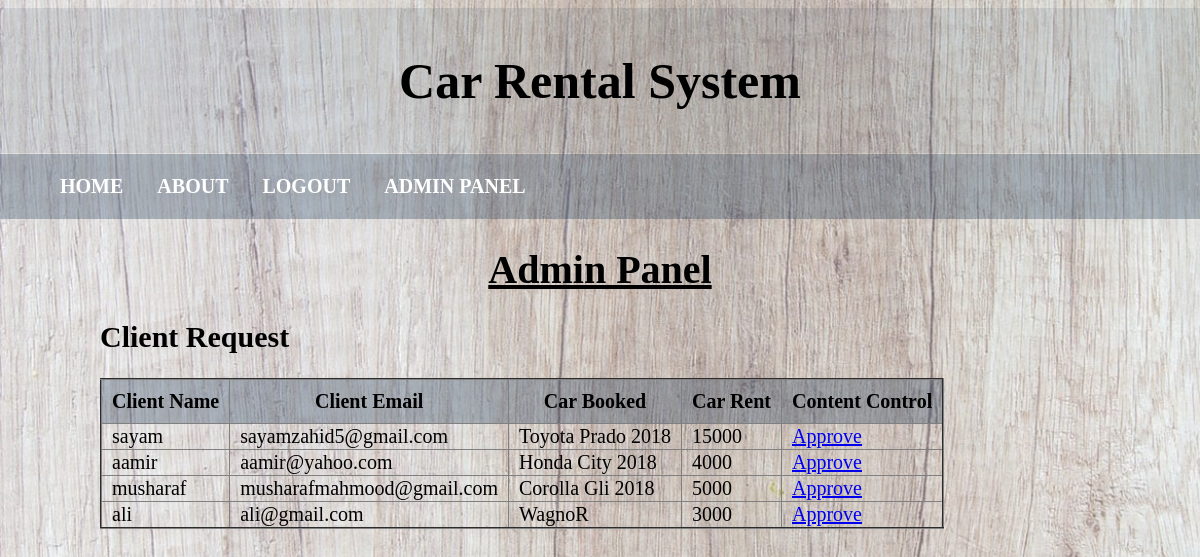
Page /project/project/admin-login/client_req.php on the committed database.
### tables this page shows
CREATE TABLE IF NOT EXISTS `user` (
  `id` int(11) NOT NULL AUTO_INCREMENT,
  `firstname` varchar(255) NOT NULL,
  `lastname` varchar(255) NOT NULL,
  `gender` varchar(255) NOT NULL,
  `email` varchar(255) NOT NULL,
  `password` varchar(255) NOT NULL,
  `status` varchar(255) DEFAULT NULL,
  `transaction_id` int(12) DEFAULT NULL,
  `car_id` int(11) DEFAULT NULL,
  PRIMARY KEY (`id`)
);

CREATE TABLE IF NOT EXISTS `cars` (
  `car_id` int(11) NOT NULL AUTO_INCREMENT,
  `car_name` varchar(255) NOT NULL,
  `car_type` varchar(255) NOT NULL,
  `image` text NOT NULL,
  `hire_cost` int(11) NOT NULL,
  `capacity` int(11) NOT NULL,
  `status` varchar(255) NOT NULL,
  PRIMARY KEY (`car_id`)
);

### project/project/admin-login/client_req.php (the view, shortened to what this page needs)
<!DOCTYPE html>
<html>
<head>
	<link rel="stylesheet" type="text/css" href="css/clientreq_style.css">
</head>
<body>
	<header>
		<h1 id="logo">Car Rental System</h1>
	</header>
	<nav>
	<ul>
		<li><a href="home.php"> HOME</a></li>
		<li><a href="aboutus.php"> ABOUT</a></li>
		<li><a href="admin_logout.php"> LOGOUT</a></li>
		<li><a href="admin_panel.php"> ADMIN PANEL</a></li>
	</ul>
</nav>
<main>
	<h1 id="ad1">Admin Panel</h1>
	<section id="sec">
		<h1 id="client">Client Request</h1>
		<table border="2">
							<tr>
								<th class="header">Client Name</th>
								<th class="header">Client Email</th>
								<th class="header">Car Booked</th>
								<th class="header">Car Rent</th>
								<th class="header">Content Control</th>
							</tr>
							<?php
								include 'connect.php';
								$select = "SELECT user.id,user.firstName,user.email,cars.car_name,cars.hire_cost FROM user JOIN cars ON  user.car_id=cars.car_id";
								$result = $conn->query($select);
								while($row = $result->fetch_assoc()){
							?>
							<tr>
								<td class="data"><?php echo $row['firstName'] ?></td>
								<td class="data"><?php echo $row['email'] ?></td>
								<td class="data"><?php echo $row['car_name'] ?></td>
								<td class="data"><?php echo $row['hire_cost'] ?></td>
								<td class="data"><a href="javascript:sureToApprove(<?php echo $row['id'];?>)" class="ico del">Approve</a></td>
							</tr>
							<?php
								}
							?>
						</table>
	</section>
</main>
</body>
</html>

### project/project/admin-login/css/clientreq_style.css (style rules this page uses)
#logo { font-size: 50px; text-align: center; }
body { margin-left: auto; margin-right: auto; background-image: url('images/wooden_bg.jpg'); background-size: cover; font-size: 15; }
header { background: rgba(28, 54, 85, 0.1); padding: 10px 20px; }
nav { background: rgba(28, 54, 85, 0.3); padding: 5px; margin-top: 1px; }
li a { color: white; text-decoration-line: none; }
li { display: inline; margin-left: 15px; margin-right: 15px; font-size: 20px; font-variant: small-caps; font-weight: bold; }
#ad1 { font-size: 40px; font-weight: bold; text-align: center; text-decoration-line: underline; }
table { border-collapse: collapse; }
.header { font-size: 20px; padding: 10px; text-align: center; background-color: rgba(28,54,85,0.3); }
#client { font-size: 30px; }
.data { font-size: 20px; padding-left: 10px; padding-right: 10px; }
#sec { padding-left: 50px; }
#sec { padding-left: 100px; }

### rows in the picture
user: firstname "sayam", email "sayamzahid5@gmail.com", car.car_name "Toyota Prado 2018", car.hire_cost "15000"
user: firstname "aamir", email "aamir@yahoo.com", car.car_name "Honda City 2018", car.hire_cost "4000"
user: firstname "musharaf", email "musharafmahmood@gmail.com", car.car_name "Corolla Gli 2018", car.hire_cost "5000"
user: firstname "ali", email "ali@gmail.com", car.car_name "WagnoR", car.hire_cost "3000"
